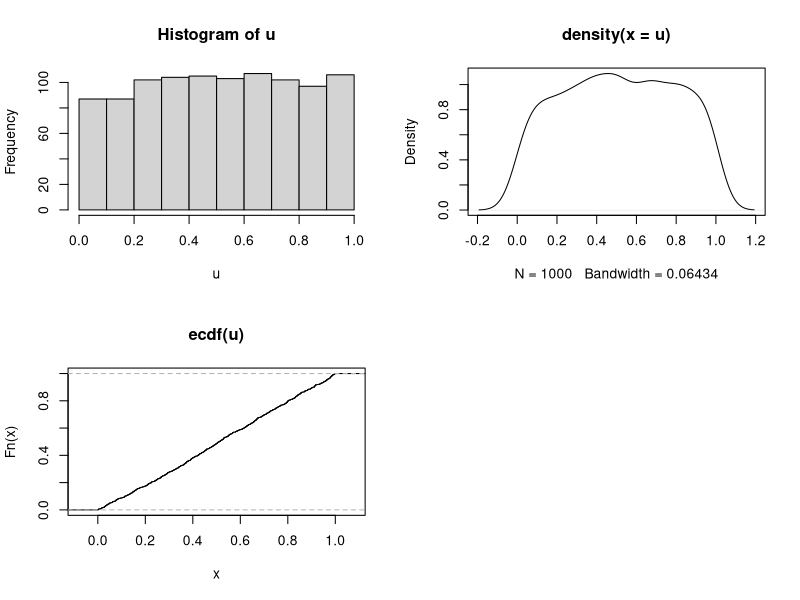
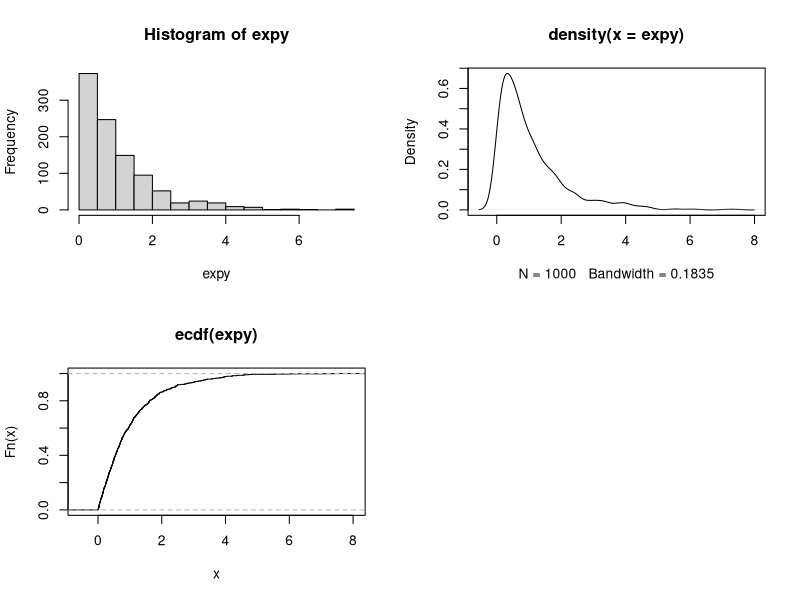
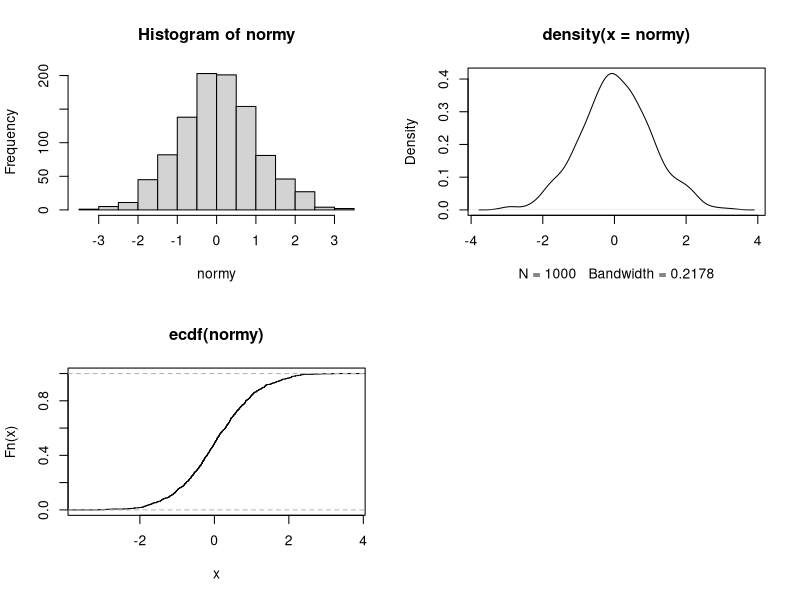
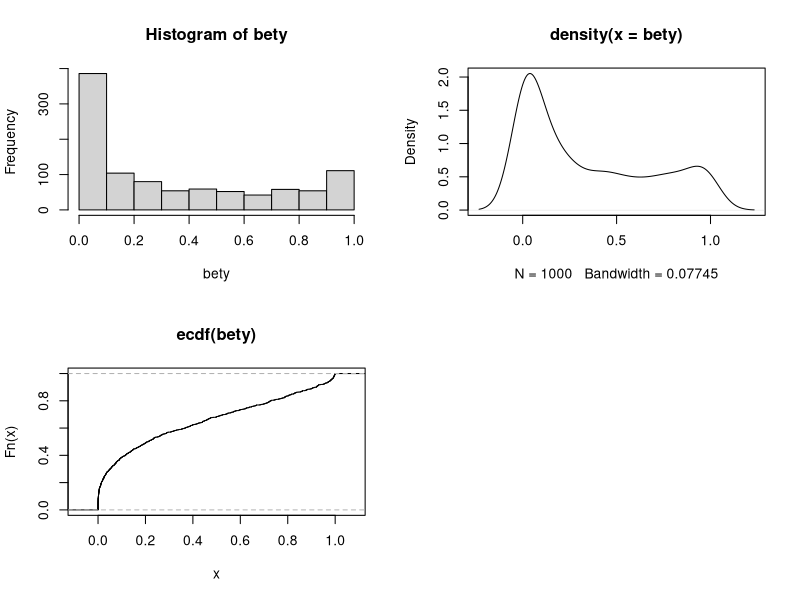

R code for these plots, in order:
# example of probability integral transformation
rm(list = ls())
# start by drawing random values from uniform distribution

u <- runif(1000)

# After selecting your distribution of choice (you must know its CDF!)
# input the uniform random varialbes in the inverse function of the CDF
# the distribution must be continuous!!

# exponential distribution

expy <- qexp(u)

# normal distribution

normy <- qnorm(u)

# beta distribution

bety <- qbeta(u,0.3,0.6)


# let's visualize the distributions

# uniform####
par(mfrow=c(2,2))
# PDF

hist(u)
plot(density(u))

# CDF

plot(ecdf(u))

# exponential ####
par(mfrow=c(2,2))
# PDF

hist(expy)
plot(density(expy))

# CDF

plot(ecdf(expy))

# normal ####
par(mfrow = c(2,2))
# PDF

hist(normy)
plot(density(normy))

# CDF

plot(ecdf(normy))

# beta ####
par(mfrow = c(2,2))
# PDF

hist(bety)
plot(density(bety))

# CDF

plot(ecdf(bety))